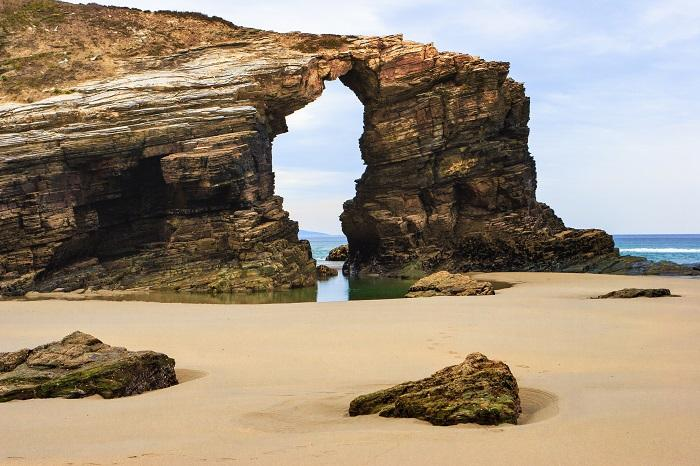
#> input picture Imagenes/Practica/2.png, 700 x 466 px
$ jupyter execute MetodoOtsu.ipynb
#> lines starting #> are read from the running program, lines starting #| are printed output that depends on the picture; after the words box and inside, x2 and y2 are one past the last pixel; in counts of white or black regions, pixels touching at a corner belong together
METODO OTSU , calculando el Histograma

[cell 1]
import cv2
import numpy as np
import matplotlib.pyplot as plt

def tecnica_otsu(imagen):
    histo = cv2.calcHist([imagen],[0],None,[256],[0,256])
    histo_norm = histo.ravel()/histo.sum()
    Q = histo_norm.cumsum()
    bins = np.arange(256)
    fn_min = np.inf
    thresh = -1

    for i in range(1,256):
        p1,p2 = np.hsplit(histo_norm,[i])
        q1,q2 = Q[i],Q[255]-Q[i]
        if q1 < 1.e-6 or q2 < 1.e-6:
            continue
        b1,b2 = np.hsplit(bins,[i])

        m1,m2 = np.sum(p1*b1)/q1, np.sum(p2*b2)/q2
        v1,v2 = np.sum(((b1-m1)**2)*p1)/q1,np.sum(((b2-m2)**2)*p2)/q2
        fn = v1*q1 + v2*q2
        if fn < fn_min:
            fn_min = fn
            thresh = i

    img_otsu = imagen>=thresh
    return img_otsu

imagen = cv2.imread('2.png', 0)
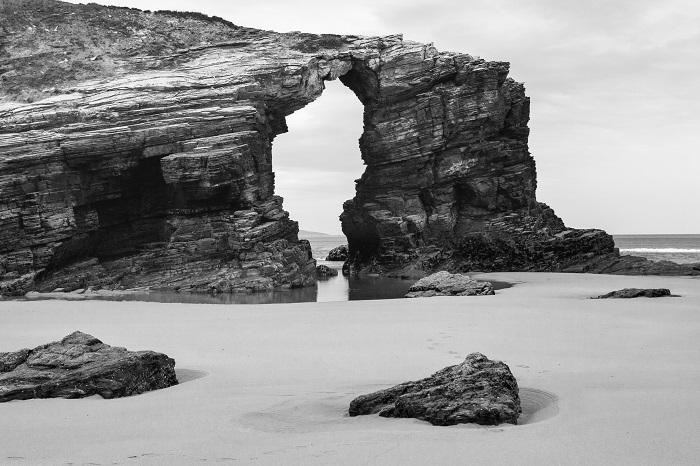
#> imagen: shape (466, 700); min 0, max 255, mean 144.3
umbral_OTSU = tecnica_otsu(imagen)
#> in tecnica_otsu, `histo = cv2.calcHist([imagen],[0],None,[256],[0,256])`: histo = 256 values, max 5176 at index 190, min 56 at index 254, mean 1274.2
#> in tecnica_otsu, `histo_norm = histo.ravel()/histo.sum()`: histo_norm = 256 values, max 0.0159 at index 190, min 0.000172 at index 254, mean 0.00391
#> in tecnica_otsu, `Q = histo_norm.cumsum()`: Q = 256 values from 0.000819 to 1
#> the loop in tecnica_otsu, `for i in range(1,256):` made 255 passes
#> (p1, q1, q2, m1, m2, v1, v2, fn) on passes 1 to 6: ([0.000819], 0.00101, 0.999, 0, 144.4, 0, 5497.5, 5492), ([0.000819, 0.000187], 0.00122, 0.999, 0.154, 144.5, 0.126, 5494.9, 5488.2), ([0.000819, 0.000187, 0.000212], 0.00151, 0.998, 0.404, 144.5, 0.49, 5492.2, 5483.9), ([0.000819, 0.000187, 0.000212, 0.000291], 0.00185, 0.998, 0.803, 144.5, 1.21, 5488.2, 5478), ([0.000819, 0.000187, 0.000212, 0.000291, 0.00034], 0.00226, 0.998, 1.26, 144.6, 2.15, 5483.7, 5471.3), ([0.000819, 0.000187, 0.000212, 0.000291, 0.00034, 0.000414], 0.00277, 0.997, 1.78, 144.7, 3.3, 5478.4, 5463.3)
#> (q1, q2, m1, m2, v1, v2, fn, fn_min) on passes 7 to 12: (0.00334, 0.997, 2.38, 144.8, 4.64, 5471.8, 5453.6, 5453.6), (0.00401, 0.996, 2.99, 144.8, 6.02, 5464.5, 5442.6, 5442.6), (0.00479, 0.995, 3.61, 145, 7.46, 5456.4, 5430.3, 5430.3), (0.00567, 0.994, 4.3, 145.1, 9.02, 5446.6, 5415.8, 5415.8), (0.00674, 0.993, 4.91, 145.2, 10.53, 5436.5, 5399.9, 5399.9), (0.00804, 0.992, 5.58, 145.4, 12.18, 5424.2, 5380.6, 5380.6)
#> in tecnica_otsu, `img_otsu = imagen>=thresh`:
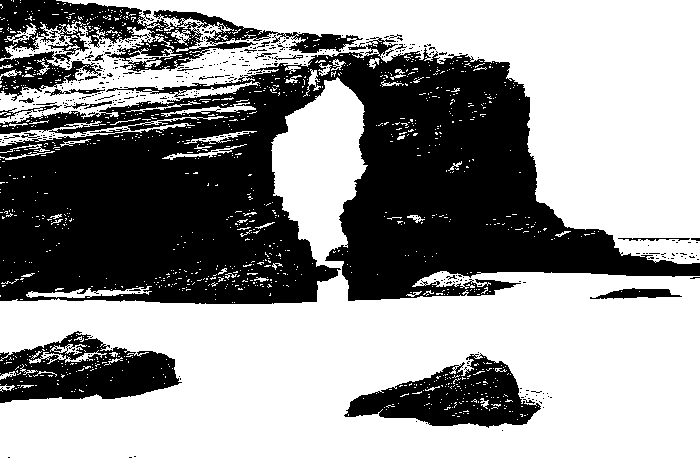
#> img_otsu: shape (466, 700) bool; 59.8% white; 448 black regions (421 under 20 px), largest, box (x1, y1, x2, y2) and area: (0, 37, 700, 304) 102070, (0, 0, 363, 101) 11240, (0, 331, 182, 403) 7660

plt.figure(figsize=(10,5))
plt.subplot(1,2,1)
plt.title('imagen original')
plt.imshow(imagen, cmap='gray')

plt.subplot(1,2,2)
plt.title('imagen umbral adaptativo')
plt.imshow(umbral_OTSU, cmap='gray')

plt.show()
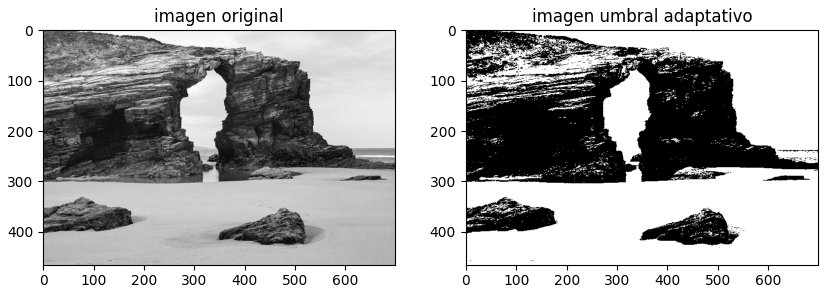
#> figure drawn by matplotlib, 2 panels

$ run again, with Imagenes/Practica/img_cortada.png copied over Imagenes/Practica/2.png
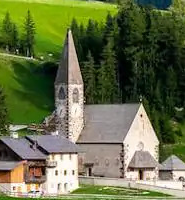
#> input picture Imagenes/Practica/img_cortada.png, 185 x 200 px
#> histo = 256 values, max 436 at index 148, min 0 at index 255, mean 144.5
#> histo_norm = 256 values, max 0.0118 at index 148, min 0 at index 255, mean 0.00391
#> Q = 256 values from 0.000676 to 1
#> the loop in tecnica_otsu, `for i in range(1,256):` made 255 passes
#> (p1, q1, q2, m1, m2, v1, v2, fn) on passes 1 to 4: ([0.000676], 0.00211, 0.998, 0, 103.5, 0, 4552.8, 4543.2), ([0.000676, 0.00143], 0.00481, 0.995, 0.298, 103.8, 0.159, 4550.1, 4528.2), ([0.000676, 0.00143, 0.0027], 0.00778, 0.992, 0.878, 104.1, 0.506, 4535.6, 4500.3), ([0.000676, 0.00143, 0.0027, 0.00297], 0.0119, 0.988, 1.33, 104.5, 0.917, 4523.7, 4470.1)
#> in tecnica_otsu, `img_otsu = imagen>=thresh`:
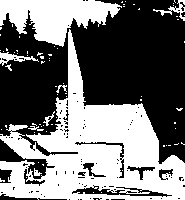
#> img_otsu: shape (200, 185) bool; 45.5% white; 76 white regions (67 under 20 px), largest, box (x1, y1, x2, y2) and area: (0, 29, 185, 200) 12879, (0, 0, 122, 47) 3247, (0, 52, 39, 66) 198
#> `plt.show()`:
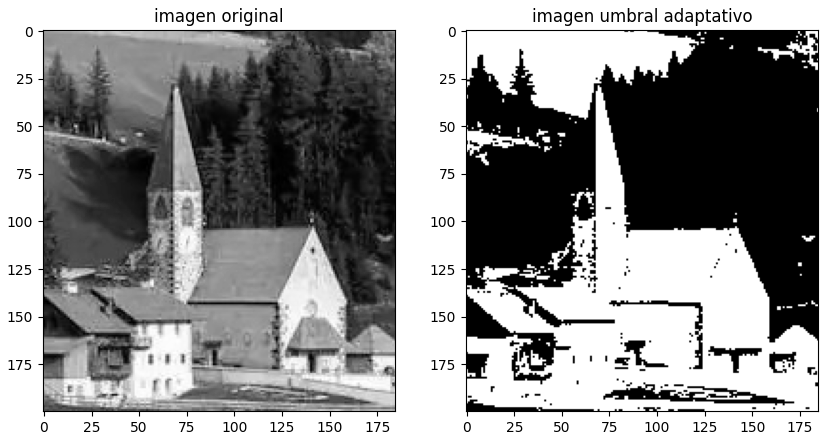
#> figure drawn by matplotlib, 2 panels

$ run again, with Imagenes/Practica/pose1.png copied over Imagenes/Practica/2.png
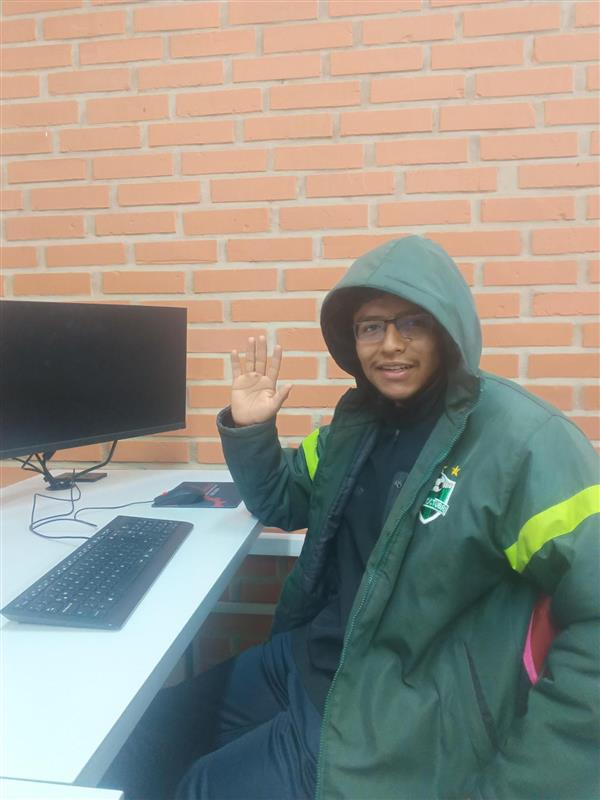
#> input picture Imagenes/Practica/pose1.png, 600 x 800 px
#> histo = 256 values, max 11577 at index 194, min 0 at index 0, mean 1875
#> histo_norm = 256 values, max 0.0241 at index 194, min 0 at index 0, mean 0.00391
#> Q = 256 values from 0 to 1
#> the loop in tecnica_otsu, `for i in range(1,256):` made 255 passes
#> (q1, q2, m1, m2, v1, v2, fn, fn_min) on passes 27 to 33: (6.25e-06, 1, 0, 143.7, 0, 3614.9, 3614.9, 3614.9), (1.04e-05, 1, 16.2, 143.7, 69.98, 3614.8, 3614.8, 3614.8), (2.08e-05, 1, 13.7, 143.7, 93.97, 3614.8, 3614.7, 3614.7), (6.46e-05, 1, 9.1, 143.7, 118, 3614.8, 3614.6, 3614.6), (0.000229, 1, 8.29, 143.7, 126.1, 3614.8, 3614, 3614), (0.000404, 1, 17.32, 143.7, 99.68, 3613.4, 3612, 3612), (0.000631, 0.999, 19.96, 143.8, 81.16, 3612, 3609.8, 3609.8)
#> after the loop in tecnica_otsu, `for i in range(1,256):`: fn_min = 527.1; thresh = 135
#> in tecnica_otsu, `img_otsu = imagen>=thresh`:
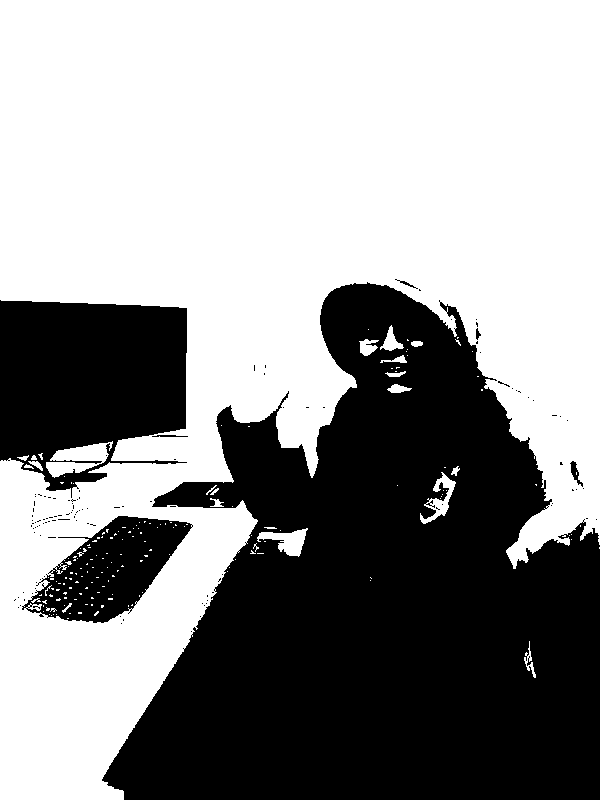
#> img_otsu: shape (800, 600) bool; 58.2% white; 119 black regions (112 under 20 px), largest, box (x1, y1, x2, y2) and area: (102, 282, 600, 800) 163000, (0, 300, 187, 498) 27760, (22, 516, 193, 623) 9402
#> `plt.show()`:
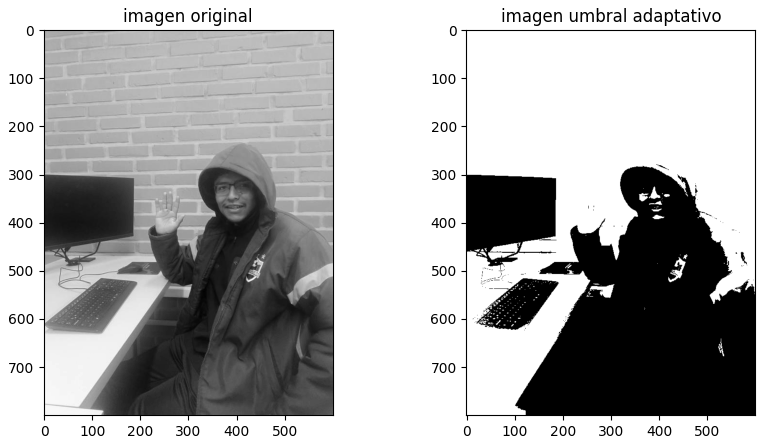
#> figure drawn by matplotlib, 2 panels
